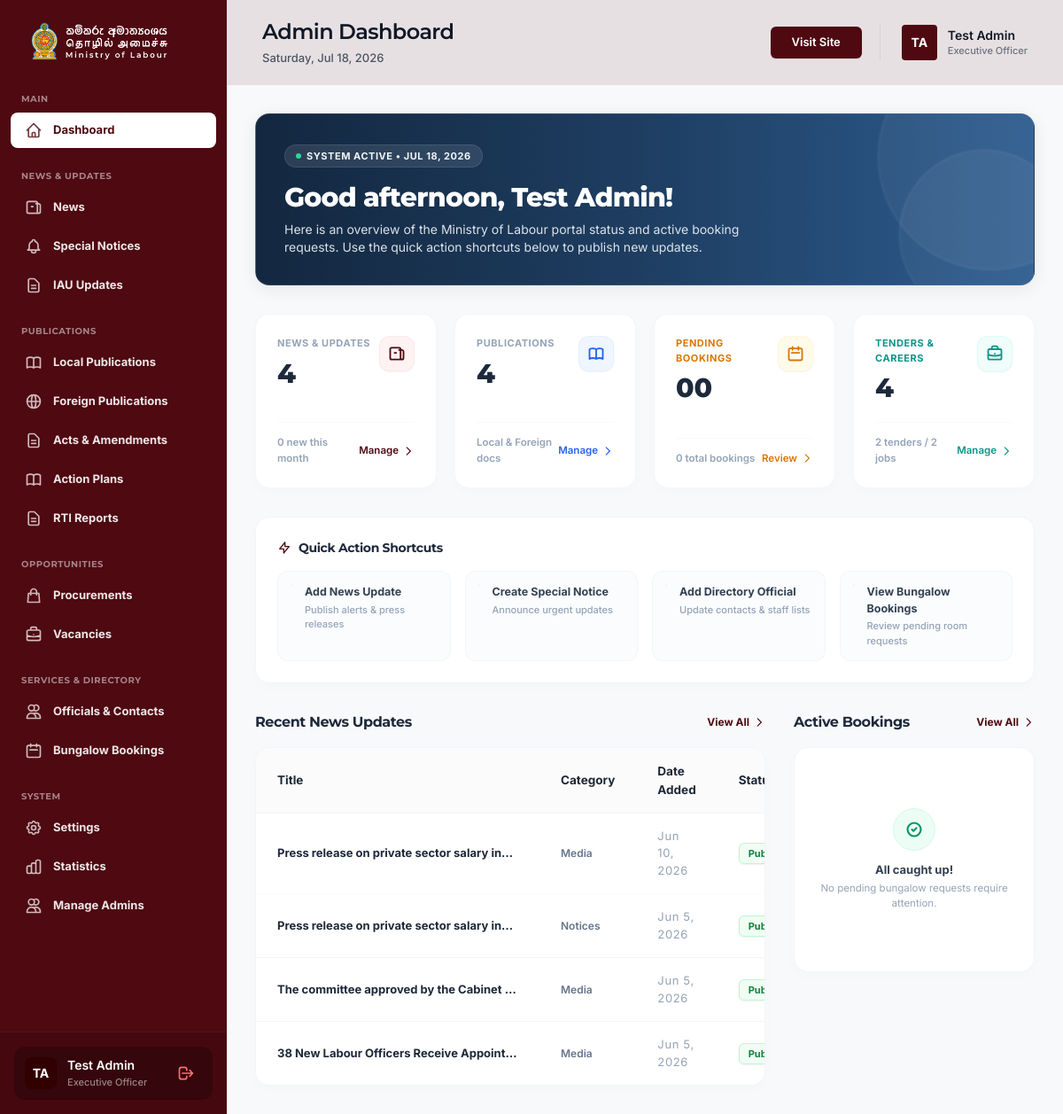
The page /admin/dashboard (signed in) on the database its author committed.
### tables this page shows
CREATE TABLE `news` (
  `id` int(11) NOT NULL AUTO_INCREMENT,
  `title` varchar(255) NOT NULL,
  `title_si` varchar(255) DEFAULT NULL,
  `title_ta` varchar(255) DEFAULT NULL,
  `category` varchar(50) NOT NULL,
  `publish_date` date DEFAULT NULL,
  `content` longtext NOT NULL,
  `content_si` longtext DEFAULT NULL,
  `content_ta` longtext DEFAULT NULL,
  `cover_image` varchar(255) DEFAULT NULL,
  `tags` varchar(255) DEFAULT NULL,
  `language` varchar(20) NOT NULL DEFAULT 'english',
  `visibility` enum('public','private','hidden') NOT NULL DEFAULT 'public',
  `is_featured` tinyint(1) NOT NULL DEFAULT 0,
  `is_special_notice` tinyint(1) NOT NULL DEFAULT 0,
  `status` enum('Draft','Published') NOT NULL DEFAULT 'Draft',
  `author_id` int(11) DEFAULT NULL,
  `created_at` timestamp NULL DEFAULT current_timestamp(),
  `updated_at` timestamp NULL DEFAULT current_timestamp() ON UPDATE current_timestamp(),
  PRIMARY KEY (`id`),
  KEY `author_id` (`author_id`),
  CONSTRAINT `news_ibfk_1` FOREIGN KEY (`author_id`) REFERENCES `admins` (`id`) ON DELETE SET NULL
);

### admin/index.php (the view, shortened to what the rows shown need)
<?php
require_once 'includes/auth.php';
require_once 'includes/db.php';
$recentNews = [];
try {
    $recentNews = $pdo->query("SELECT n.*, a.name as author_name FROM news n LEFT JOIN admins a ON n.author_id = a.id ORDER BY n.created_at DESC LIMIT 5")->fetchAll();
} catch (PDOException $e) {}
include 'includes/header.php';
?>
<div class="flex-1 flex flex-col min-w-0 bg-[#F8F9FA] relative z-10 font-inter">
    <?php include 'includes/topbar.php'; ?>
    <main class="flex-1 overflow-x-hidden overflow-y-auto p-4 md:p-8 bg-[#F8F9FA]">
        <div class="relative bg-gradient-to-r from-primary via-[#1E3E62] to-[#2D5C8F] rounded-2xl p-6 md:p-8 text-white mb-8 overflow-hidden shadow-[0_4px_20px_rgba(19,39,63,0.08)] border border-slate-100/10">
            <div class="relative z-10 max-w-xl">
                <?php
                $adminUser = getLoggedInAdmin();
                $hour = date('H');
                $greeting = 'Welcome back';
                if ($hour < 12) {
                    $greeting = 'Good morning';
                } elseif ($hour < 17) {
                    $greeting = 'Good afternoon';
                } else {
                    $greeting = 'Good evening';
                }
                ?>
                <h2 class="text-2xl md:text-3xl font-extrabold font-montserrat tracking-tight mb-2">
                    <?= $greeting ?>, <?= htmlspecialchars($adminUser['name'] ?? 'Admin') ?>!
                </h2>
            </div>
        </div>
        <div class="grid grid-cols-1 lg:grid-cols-3 gap-8">
            <div class="lg:col-span-2">
                <?php
                $headers = [
                    ['label' => 'Title', 'class' => ''],
                    ['label' => 'Category', 'class' => 'w-32'],
                    ['label' => 'Date Added', 'class' => 'w-32'],
                    ['label' => 'Status', 'class' => 'w-28'],
                    ['label' => 'Actions', 'class' => 'text-right w-20']
                ];
                renderAdminTable($headers, $recentNews, function($news) {
                    ?>
                    <tr class="hover:bg-slate-50/60 bg-white border-b border-slate-50/70 transition-all duration-150 group">
                        <td class="py-4 px-6 font-bold text-slate-800 max-w-xs truncate group-hover:text-secondary transition-colors"><?= htmlspecialchars($news['title']) ?></td>
                        <td class="py-4 px-6 text-slate-500 font-semibold text-[12px]"><?= htmlspecialchars($news['category']) ?></td>
                        <td class="py-4 px-6 text-slate-400 font-mono"><?= date('M j, Y', strtotime($news['created_at'])) ?></td>
                        <td class="py-4 px-6">
                            <?php if ($news['status'] === 'Published'): ?>
                            <span class="px-2.5 py-1 rounded-md bg-green-50 text-green-700 border border-green-200 text-[11px] font-bold shadow-sm">Published</span>
                            <?php else: ?>
                            <span class="px-2.5 py-1 rounded-md bg-orange-50 text-orange-700 border border-orange-200 text-[11px] font-bold shadow-sm">Draft</span>
                            <?php endif; ?>
                        </td>
                    </tr>
                    <?php
                }, [
                    'minWidth' => '600px',
                    'emptyTitle' => 'No news updates published yet.',
                    'emptySubtitle' => 'Click "Add News Update" to publish your first content.',
                    'emptyIcon' => 'news',
                    'containerClass' => 'bg-white rounded-2xl border border-slate-100 shadow-[0_4px_16px_rgba(0,0,0,0.015)] overflow-hidden'
                ]);
                ?>
            </div>
        </div>
    </main>
</div>
<?php include 'includes/footer.php'; ?>

### admin/includes/table-helper.php (shortened to what the rows shown need)
<?php
function renderAdminTable(array $headers, array $rows, callable $renderRowCallback, array $options = []) {
    $minWidth       = $options['minWidth'] ?? '800px';
    $emptyTitle     = $options['emptyTitle'] ?? 'No records found';
    $emptySubtitle  = $options['emptySubtitle'] ?? 'There are no items matching your criteria.';
    $emptyIcon      = $options['emptyIcon'] ?? 'document';
    $tableClass     = $options['tableClass'] ?? 'js-filterable-table w-full text-left border-collapse';
    $containerClass = $options['containerClass'] ?? 'bg-white rounded-2xl shadow-sm border border-gray-100 overflow-hidden mb-12';
    $tableId        = $options['tableId'] ?? 'admin-table-' . uniqid();
    ?>
    <div class="<?= htmlspecialchars($containerClass) ?>" data-table-id="<?= htmlspecialchars($tableId) ?>">
        <div class="overflow-x-auto">
            <table class="<?= htmlspecialchars($tableClass) ?>" style="min-width: <?= htmlspecialchars($minWidth) ?>;" id="<?= htmlspecialchars($tableId) ?>">
                <thead>
                    <tr class="bg-gray-50/70 text-gray-650 border-b border-gray-100 text-[13.5px] font-semibold font-inter select-none">
                        <?php foreach ($headers as $header):
                            $thClass = $header['class'] ?? '';
                            $thLabel = $header['label'] ?? '';
                        ?>
                            <th class="py-4 px-6 <?= htmlspecialchars($thClass) ?>"><?= htmlspecialchars($thLabel) ?></th>
                        <?php endforeach; ?>
                    </tr>
                </thead>
                <?php
                $tbodyClass = $options['tbodyClass'] ?? 'divide-y divide-gray-100 text-[13px]';
                $tbodyAttrs = $options['tbodyAttrs'] ?? '';
                ?>
                <tbody class="<?= htmlspecialchars($tbodyClass) ?>" <?= $tbodyAttrs ?>>
                    <?php if (empty($rows)): ?>
                    <tr class="js-empty-state">
                        <td colspan="<?= count($headers) ?>" class="py-16 px-6 text-center text-slate-400">
                            <div class="w-16 h-16 bg-slate-50 rounded-full flex items-center justify-center mx-auto mb-4 border border-slate-100 shadow-inner">
                                <?php if ($emptyIcon === 'users'): ?>
                                    <svg class="w-8 h-8 text-slate-300" fill="none" stroke="currentColor" stroke-width="1.5" viewBox="0 0 24 24"><path stroke-linecap="round" stroke-linejoin="round" d="M15 19.128a9.38 9.38 0 002.625.372 9.337 9.337 0 004.121-.952 4.125 4.125 0 00-7.533-2.493M15 19.128v-.003c0-1.113-.285-2.16-.786-3.07M15 19.128v.109A11.386 11.386 0 0110.089 20M3 16.172c0-2.278 1.964-4.122 4.382-4.122 2.419 0 4.382 1.844 4.382 4.122 0 1.139-.491 2.164-1.282 2.9M3 16.172v.109A11.386 11.386 0 007.91 20M3 16.172a11.387 11.387 0 014.91-4.085m0 0a5.002 5.002 0 019.288 0M15 7a3 3 0 11-6 0 3 3 0 016 0zm6 3a2 2 0 11-4 0 2 2 0 014 0zM7 10a2 2 0 11-4 0 2 2 0 014 0z" /></svg>
                                <?php elseif ($emptyIcon === 'news'): ?>
                                    <svg class="w-8 h-8 text-slate-300" fill="none" stroke="currentColor" stroke-width="1.5" viewBox="0 0 24 24"><path stroke-linecap="round" stroke-linejoin="round" d="M12 7.5h1.5m-1.5 3h1.5m-7.5 3h7.5m-7.5 3h7.5m3-9h3.375c.621 0 1.125.504 1.125 1.125V18a2.25 2.25 0 01-2.25 2.25M16.5 7.5V4.875c0-.621-.504-1.125-1.125-1.125H4.125C3.504 3.75 3 4.254 3 4.875V18a2.25 2.25 0 002.25 2.25h13.5M6 7.5h3v3H6v-3z" /></svg>
                                <?php else: ?>
                                    <svg class="w-8 h-8 text-slate-300" fill="none" stroke="currentColor" stroke-width="1.5" viewBox="0 0 24 24"><path stroke-linecap="round" stroke-linejoin="round" d="M19.5 14.25v-2.625a3.375 3.375 0 00-3.375-3.375h-1.5A1.125 1.125 0 0113.5 7.125v-1.5a3.375 3.375 0 00-3.375-3.375H8.25m2.25 0H5.625c-.621 0-1.125.504-1.125 1.125v17.25c0 .621.504 1.125 1.125 1.125h12.75c.621 0 1.125-.504 1.125-1.125V11.25a9 9 0 00-9-9z"></path></svg>
                                <?php endif; ?>
                            </div>
                            <span class="font-bold text-slate-700 block mb-1"><?= htmlspecialchars($emptyTitle) ?></span>
                            <span class="text-xs text-slate-400"><?= htmlspecialchars($emptySubtitle) ?></span>
                        </td>
                    </tr>
                    <?php else: ?>
                        <?php foreach ($rows as $index => $row) {
                            $renderRowCallback($row, $index);
                        } ?>
                    <?php endif; ?>
                </tbody>
            </table>
        </div>
    </div>
    <?php
}

### rows shown on the page
news: title "Press release on private sector salary in…", category "Media", created_at "Jun 10, 2026", status "Published"
news: title "Press release on private sector salary in…", category "Notices", created_at "Jun 5, 2026", status "Published"
news: title "The committee approved by the Cabinet…", category "Media", created_at "Jun 5, 2026", status "Published"
news: title "38 New Labour Officers Receive Appoint…", category "Media", created_at "Jun 5, 2026", status "Published"

### other values the page prints
getInitials($sidebarUser['name'] ?? 'Admin') "TA"
$sidebarUser['name'] "Test Admin"
str_replace('_', ' ', $sidebarUser['role'] ?? 'Admin') "Executive Officer"
getInitials($currentUser['name'] ?? 'Admin') "TA"
$currentUser['name'] "Test Admin"
str_replace('_', ' ', $currentUser['role'] ?? 'Admin') "Executive Officer"
$greeting "Good afternoon"
$adminUser['name'] "Test Admin"
$newsCount "4"
$newsThisMonth "0"
$totalPublications "4"
$pendingBookings "00"
$totalBookings "0"
$procurementCount + $vacancyCount "4"
$procurementCount "2"
